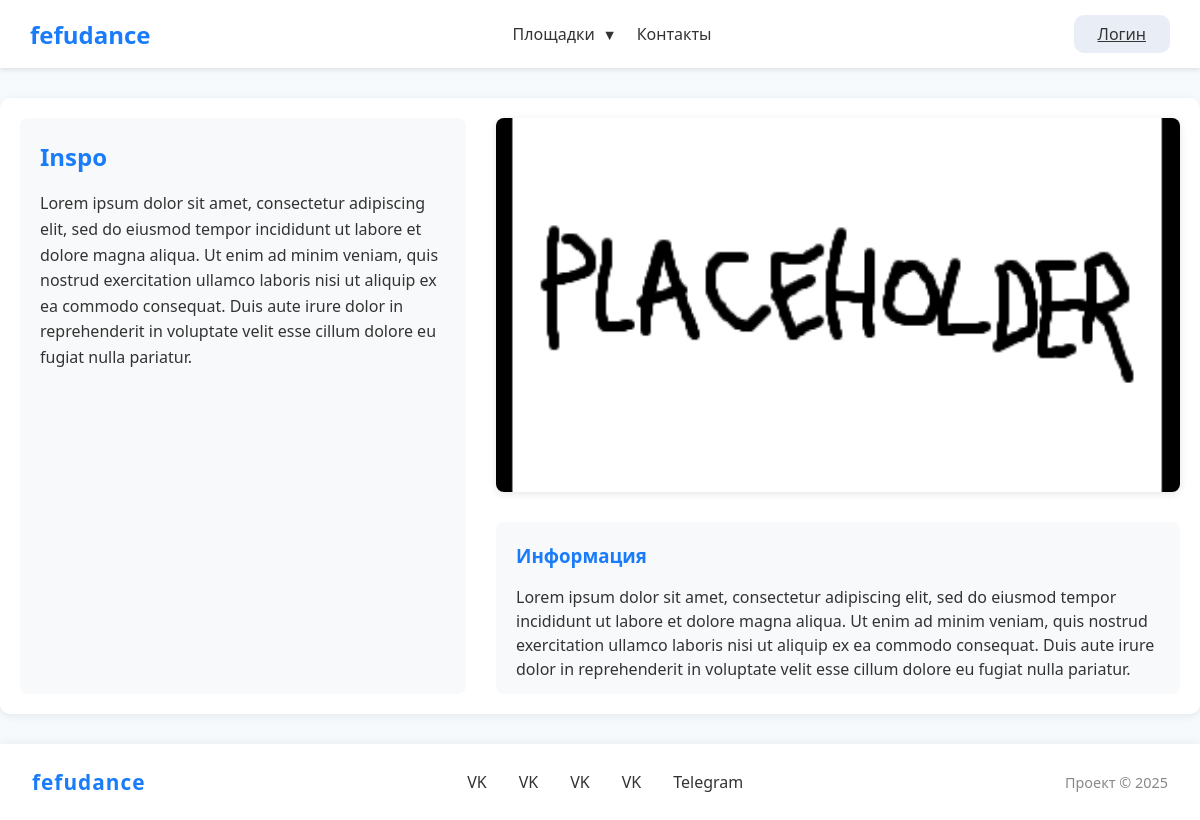
Screenshot of /inspo with the database file from the repository.
### tables this page shows
CREATE TABLE Venue (
    id INTEGER PRIMARY KEY AUTOINCREMENT,
    name TEXT NOT NULL,
    description TEXT NOT NULL,
    likes INTEGER DEFAULT 0,
    template_name TEXT NOT NULL
, info TEXT);

CREATE TABLE Photo (
    id INTEGER PRIMARY KEY AUTOINCREMENT,
    path TEXT NOT NULL,
    name TEXT,
    venue_id INTEGER,
    FOREIGN KEY (venue_id) REFERENCES Venue (id)
);

### app.py (the view)
@app.route("/inspo")
def inspo():
    venue = get_venue_by_template('inspo.html')
    return render_template("inspo.html", venue=venue)

### app.py (called while the page is built)
def get_venue_by_template(template_name):
    connection = connect('db/dushess.db')
    cursor = connection.cursor()
    cursor.execute('''
        SELECT Venue.name, Venue.description, Venue.info, Photo.path
        FROM Venue
        LEFT JOIN Photo ON Venue.id = Photo.venue_id
        WHERE Venue.template_name = ?
    ''', (template_name,))
    row = cursor.fetchone()
    connection.close()
    if row:
        return {'name': row[0], 'description': row[1], 'info': row[2], 'image': row[3]}
    return None

@app.context_processor
def inject_globals():
    return {
        'CLIENT_ID': CLIENT_ID,
        'auth_status': session.get('authenticated', False),
        'user_data': session.get('user_data', None),
        'auth_success': session.get('auth_success', False)
    }

### templates/inspo.html (shortened to what this page needs)
{% extends "base_venue.html" %}
{% block content %}
<div class="venue-page">
    <div class="venue-textblock">
        <h2>{{ venue.name }}</h2>
        <p>{{ venue.description }}</p>
    </div>
    <div class="venue-photoblock">
        <img src="{{ venue.image }}" alt="{{ venue.name }}" class="venue-img-clickable">
    </div>
    <div class="venue-textblock-under">
        <h3>Информация</h3>
        <p>{{ venue.info }}</p>
    </div>
</div>
{% endblock %}

### static/css/style.css (style rules this page uses)
* { margin: 0; padding: 0; box-sizing: border-box; font-family: 'Segoe UI', Tahoma, Geneva, Verdana, sans-serif; }
html, body { height: 100%; min-height: 100%; }
html { overflow-y: scroll; }
body { display: flex; flex-direction: column; min-height: 100vh; background-color: rgb(246, 250, 252); color: #333; }
.venue-page { display: grid; grid-template-columns: repeat(5, 1fr); grid-template-rows: repeat(6, 1fr); grid-column-gap: 30px; grid-row-gap: 30px; margin: 30px auto; padding: 20px; background-color: #ffffff; border-radius: 10px; box-shadow: 0 2px 10px rgba(0,0,0,0.08); max-width: 1400px; height: 77vh; }
.venue-textblock { grid-area: 1 / 1 / 7 / 3; padding: 20px; background-color: #f8f9fa; border-radius: 8px; line-height: 1.6; }
.venue-photoblock { grid-area: 1 / 3 / 5 / 6; overflow: hidden; border-radius: 8px; box-shadow: 0 2px 8px rgba(0,0,0,0.1); }
.venue-photoblock img { width: 100%; height: 100%; object-fit: cover; display: block; }
.venue-textblock-under { grid-area: 5 / 3 / 7 / 6; padding: 20px; background-color: #f8f9fa; border-radius: 8px; line-height: 1.5; }
.venue-textblock h2, .venue-textblock-under h3 { color: #197cfa; margin-bottom: 15px; }
.venue-textblock p, .venue-textblock-under p { color: #333; margin-bottom: 10px; }

### rows the page displays
Venue: name "Inspo", description "Lorem ipsum dolor sit amet, consectetur adipiscing elit, sed do eiusmod tempor incididunt ut labore et dolore magna aliqua. Ut enim ad minim veniam, quis nostrud exercitation ullamco laboris nisi ut aliquip ex ea commodo consequat. Duis aute irure dolor in reprehenderit in voluptate velit esse cillum dolore eu fugiat nulla pariatur.", info "Lorem ipsum dolor sit amet, consectetur adipiscing elit, sed do eiusmod tempor incididunt ut labore et dolore magna aliqua. Ut enim ad minim veniam, quis nostrud exercitation ullamco laboris nisi ut aliquip ex ea commodo consequat. Duis aute irure dolor in reprehenderit in voluptate velit esse cillum dolore eu fugiat nulla pariatur."
Photo: image (picture)
